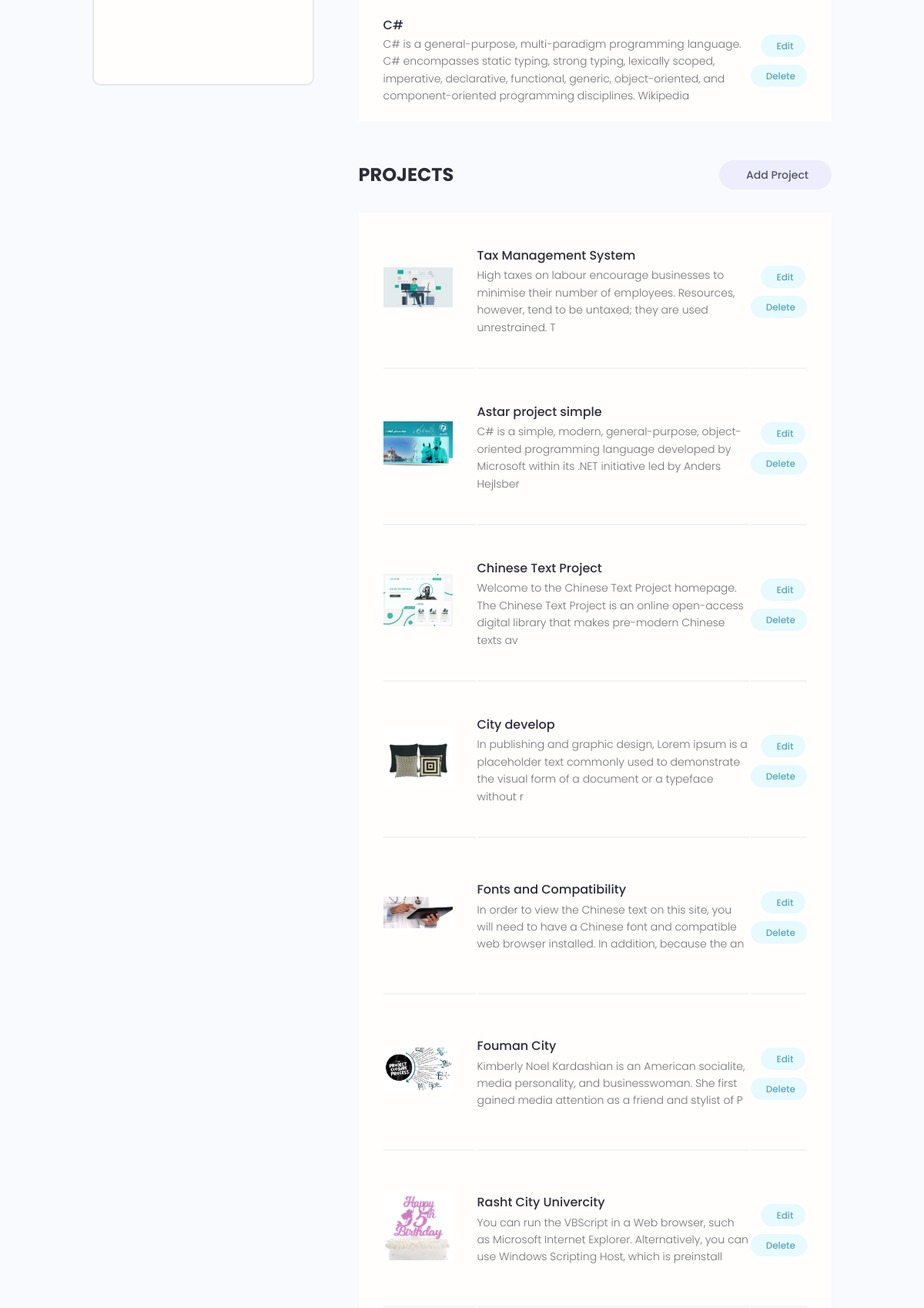
Page /account/ (signed in, middle part) on the earlier database version.
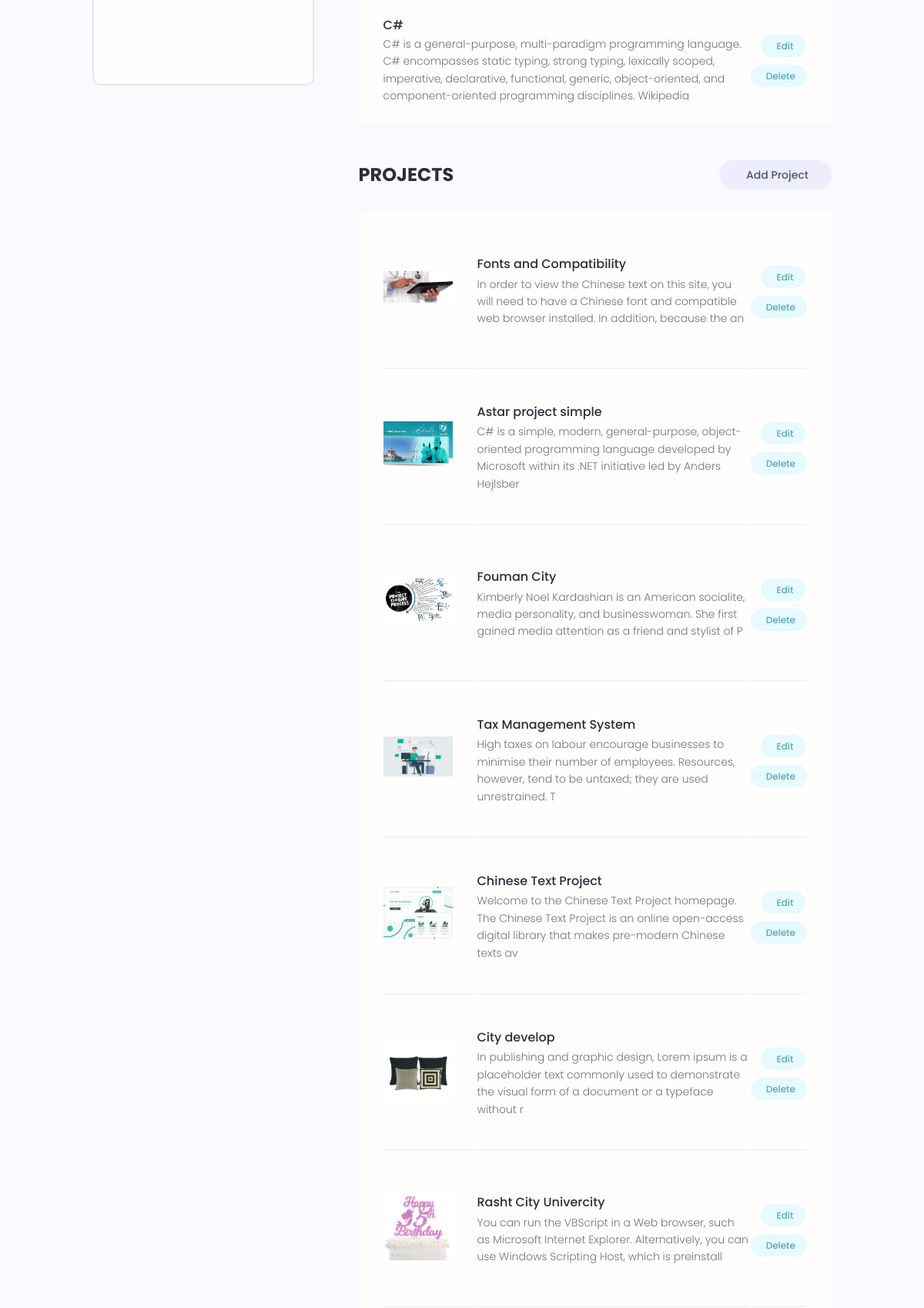
Same page on the later database version.
### users/models.py (models this page shows, shortened)
class Skill(models.Model) :
    owner=models.ForeignKey(Profiles,on_delete=models.CASCADE,null=True,blank=True)
    name=models.CharField(max_length=200,null=True,blank=True)
    description=models.TextField(null=True,blank=True)
    created=models.DateTimeField(auto_now_add=True,editable=False)
    id=models.UUIDField(default=uuid.uuid4,primary_key=True,unique=True,editable=False)

### project/models.py (models this page shows, shortened)
class Project(models.Model):
    owner= models.ForeignKey(Profiles,null=True,blank=True,on_delete=models.CASCADE)
    title=models.CharField(max_length=200)
    description=models.TextField(null=True , blank=True)
    featured_image= models.ImageField(null=True,blank=True,default='default.jpg')
    demo_link=models.TextField(max_length=2000,null=True,
                                 blank=True)
    source_link=models.CharField(max_length=2000,null=True,
                                blank=True)
    tags=models.ManyToManyField('Tag',blank=True)
    vote_total=models.IntegerField(default=0,null=True,blank=True)
    vote_ratio=models.IntegerField(default=0,null=True,blank=True)
    created= models.DateTimeField(auto_now_add=True)
    id=models.UUIDField(default=uuid.uuid4,unique=True,
                        primary_key=True,editable=False)
    class Meta:
        ordering=['-vote_ratio','-vote_total','title']
    @property
    def imageURL(self) :
     try:
        url=self.featured_image.url
     except:
        url=''
     return url

### users/views.py (the view)
# urls.py: path('account/',views.userAccount,name='account'),
@login_required(login_url='login')
def userAccount(request):
    profile=request.user.profiles
    skills = profile.skill_set.all()
    projects = profile.project_set.all()
    context = {'profile': profile, 'skills': skills, 'projects': projects}
    return render(request,'users/account.html',context)

### users/templates/users/account.html (shortened to what this page needs)
{% extends 'main.html'%}
{%block content %}
  <main class="settingsPage profile my-md">
    <div class="container">
      <div class="layout">
        <div class="column column--1of3">
          <div class="card text-center">
            <div class="card__body dev">
              <ul class="dev__social">
              </ul>
            </div>
          </div>
        </div>
        <div class="column column--2of3">
          <table class="settings__table">
            {% for skill in skills %}
            <tr>
              <td class="settings__tableInfo">
                <h4>{{skill.name}}</h4>
                <p>
                  {{skill.description}}
                </p>
              </td>
              <td class="settings__tableActions">
                <a class="tag tag--pill tag--main settings__btn" href="{% url 'update-skill' skill.id %}"> Edit</a>
                <a class="tag tag--pill tag--main settings__btn" href="{% url 'delete-skill' skill.id %}?next=/account/">
                  Delete</a>
              </td>
            </tr>
            {% endfor %}
          </table>
          <div class="settings">
            <h3 class="settings__title">Projects</h3>
            <a class="tag tag--pill tag--sub settings__btn tag--lg" href="{% url 'create-project'%}"> Add Project</a>
          </div>
          <table class="settings__table">
            {% for project in projects %}
            <tr>
              <td class="settings__thumbnail">
                <a href="{% url 'project' project.id%}"><img src="{{ project.imageURL}}" alt="Project Thumbnail" /></a>
              </td>
              <td class="settings__tableInfo">
                <a href="{% url 'project' project.id%}">{{project.title}}</a>
                <p>{{project.description|slice:"150"}}
                </p>
              </td>
              <td class="settings__tableActions">
                <a class="tag tag--pill tag--main settings__btn" href="{% url 'update-project' project.id %}"> Edit</a>
                <a class="tag tag--pill tag--main settings__btn" href="{% url 'delete-project' project.id%}?next=/account">
                  Delete</a>
              </td>
            </tr>
            {%endfor%}
          </table>
        </div>
      </div>
    </div>
  </main>
  {%endblock content%}

Differences in the rows shown:
changed Project "Fonts and Compatibility": moves up the list
changed Project "Astar project simple": moves down the list
changed Project "Fouman City": moves up the list
